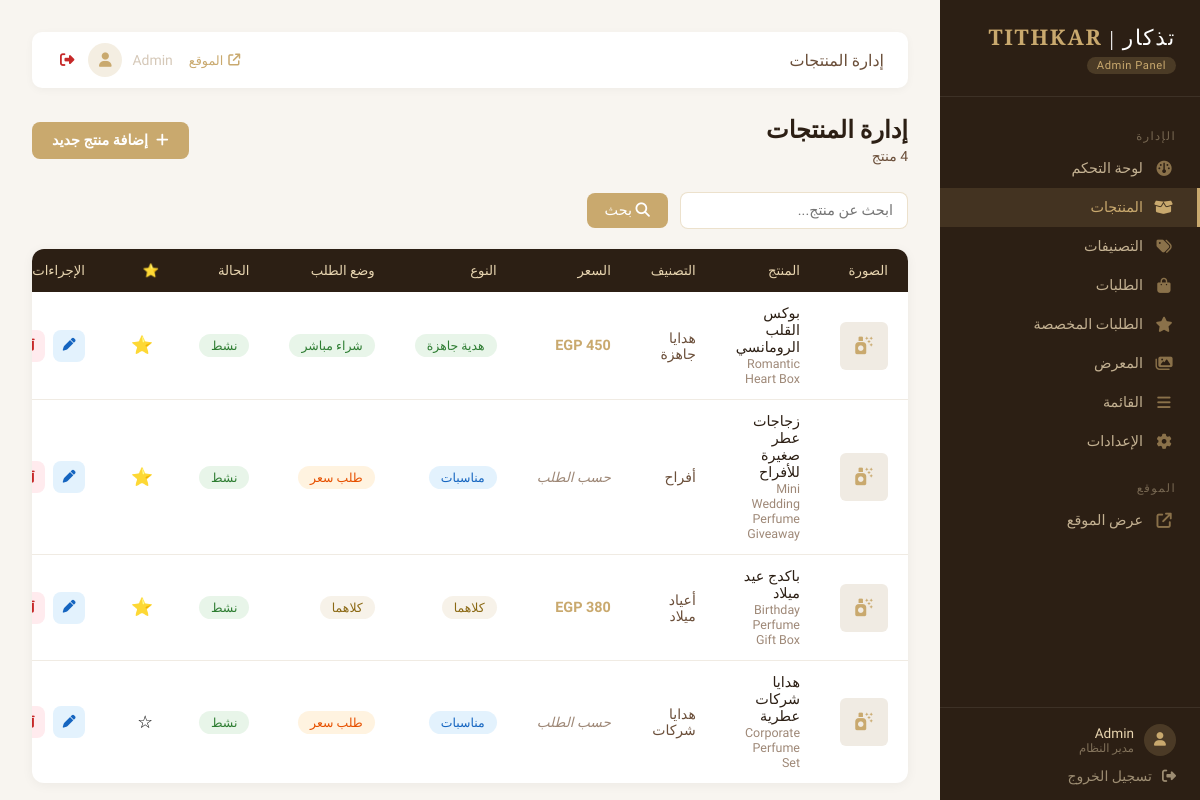
/admin/products.php (signed in), run on the app's committed database.
### tables this page shows
CREATE TABLE IF NOT EXISTS products (
    id                     INT AUTO_INCREMENT PRIMARY KEY,
    name_ar                VARCHAR(255) NOT NULL,
    name_en                VARCHAR(255) NOT NULL,
    slug                   VARCHAR(255) NOT NULL UNIQUE,
    short_description_ar   TEXT,
    short_description_en   TEXT,
    full_description_ar    TEXT,
    full_description_en    TEXT,
    price                  DECIMAL(10,2)  NULL,
    sale_price             DECIMAL(10,2)  NULL,
    category_id            INT            NULL,
    product_type           ENUM('ready_gift','event_giveaway','both') NOT NULL DEFAULT 'ready_gift',
    order_mode             ENUM('buy_now','request_quote','both')     NOT NULL DEFAULT 'buy_now',
    stock_quantity         INT            NOT NULL DEFAULT 0,
    stock_status           ENUM('in_stock','out_of_stock') NOT NULL DEFAULT 'in_stock',
    is_featured            TINYINT(1)     NOT NULL DEFAULT 0,
    preparation_time       VARCHAR(255)   NULL,
    package_contents       TEXT           NULL,
    customization_options  TEXT           NULL,
    status                 ENUM('active','inactive') NOT NULL DEFAULT 'active',
    created_at             DATETIME       NOT NULL DEFAULT NOW(),
    updated_at             DATETIME       NOT NULL DEFAULT NOW() ON UPDATE NOW(),
    CONSTRAINT fk_product_category
        FOREIGN KEY (category_id) REFERENCES categories(id) ON DELETE SET NULL
);

CREATE TABLE IF NOT EXISTS categories (
    id        INT AUTO_INCREMENT PRIMARY KEY,
    name_ar   VARCHAR(255) NOT NULL,
    name_en   VARCHAR(255) NOT NULL,
    slug      VARCHAR(255) NOT NULL UNIQUE,
    type      ENUM('shop','occasion','style','product_type') NOT NULL,
    parent_id INT          NULL DEFAULT NULL,
    status    ENUM('active','inactive') NOT NULL DEFAULT 'active',
    CONSTRAINT fk_category_parent
        FOREIGN KEY (parent_id) REFERENCES categories(id) ON DELETE SET NULL
);

### includes/functions.php (called while the page is built, shortened)
<?php
function sanitize(string $input): string
{
    return htmlspecialchars(trim($input), ENT_QUOTES, 'UTF-8');
}

### admin/products.php (the view, shortened to what this page needs)
<?php
require_once __DIR__ . '/../includes/functions.php';
$search  = sanitize($_GET['search'] ?? '');
$page    = max(1, (int)($_GET['page'] ?? 1));
$perPage = 20;
$offset  = ($page - 1) * $perPage;
$where  = '';
$params = [];
$countStmt = $pdo->prepare("SELECT COUNT(*) FROM products p $where");
$countStmt->execute($params);
$total      = (int) $countStmt->fetchColumn();
$listParams   = array_merge($params, [$perPage, $offset]);
$productsStmt = $pdo->prepare(
    "SELECT p.*, c.name_ar AS category_name,
            pi.image_url AS main_image
     FROM products p
     LEFT JOIN categories c  ON c.id = p.category_id
     LEFT JOIN product_images pi ON pi.product_id = p.id AND pi.is_main = 1
     $where
     ORDER BY p.created_at DESC
     LIMIT ? OFFSET ?"
);
$productsStmt->execute($listParams);
$products = $productsStmt->fetchAll();
$typeLabels = [
    'ready_gift'     => ['badge-active',   'هدية جاهزة'],
    'event_giveaway' => ['badge-new',      'مناسبات'],
    'both'           => ['badge-featured', 'كلاهما'],
];
$modeLabels = [
    'buy_now'       => ['badge-confirmed', 'شراء مباشر'],
    'request_quote' => ['badge-pending',   'طلب سعر'],
    'both'          => ['badge-featured',  'كلاهما'],
];
function pBadge(string $val, array $map): string {
    [$cls, $label] = $map[$val] ?? ['badge-inactive', htmlspecialchars($val, ENT_QUOTES)];
    return '<span class="badge ' . $cls . '">' . $label . '</span>';
}
?>
<!DOCTYPE html>
<html lang="ar" dir="rtl">
<head>
<link rel="stylesheet" href="https://cdnjs.cloudflare.com/ajax/libs/font-awesome/6.5.1/css/all.min.css">
<link rel="stylesheet" href="<?= SITE_URL ?>/assets/css/admin.css">
</head>
<body class="admin-body">
<div class="admin-layout">
<?php include __DIR__ . '/partials/sidebar.php'; ?>
<div class="admin-content">
<?php include __DIR__ . '/partials/topbar.php'; ?>
<div class="admin-page-header">
    <div>
        <h1 class="admin-page-title">إدارة المنتجات</h1>
        <div class="admin-page-subtitle"><?= $total ?> منتج</div>
    </div>
    <a href="product-form.php"
       style="display:inline-flex;align-items:center;gap:8px;padding:10px 20px;
              background:#C9A96E;color:white;border-radius:8px;text-decoration:none;
              font-size:0.9rem;font-weight:600;transition:background .2s;"
       onmouseover="this.style.background='#b8945a'" onmouseout="this.style.background='#C9A96E'">
        <i class="fas fa-plus"></i> إضافة منتج جديد
    </a>
</div>
<form method="GET" class="admin-filter-bar">
    <input type="search" name="search" placeholder="ابحث عن منتج..." value="<?= htmlspecialchars($search, ENT_QUOTES) ?>">
    <button type="submit"
            style="padding:9px 18px;background:#C9A96E;color:white;border:none;
                   border-radius:8px;font-family:inherit;font-size:0.9rem;cursor:pointer;">
        <i class="fas fa-magnifying-glass"></i> بحث
    </button>
</form>
<div class="admin-table-wrap">
    <table>
        <thead>
            <tr>
                <th style="width:60px;">الصورة</th>
                <th>المنتج</th>
                <th>التصنيف</th>
                <th>السعر</th>
                <th>النوع</th>
                <th>وضع الطلب</th>
                <th>الحالة</th>
                <th style="width:40px;">⭐</th>
                <th>الإجراءات</th>
            </tr>
        </thead>
        <tbody>
        <?php if (empty($products)): ?>
            <tr>
                <td colspan="9" style="text-align:center;color:#9E8877;padding:40px;">
                    <?= $search ? 'لا توجد نتائج للبحث عن "' . htmlspecialchars($search, ENT_QUOTES) . '"' : 'لا توجد منتجات بعد' ?>
                </td>
            </tr>
        <?php else: ?>
            <?php foreach ($products as $p): ?>
            <tr>
                <td>
                    <?php if ($p['main_image']): ?>
                    <img src="<?= UPLOAD_URL . htmlspecialchars($p['main_image'], ENT_QUOTES) ?>"
                         alt="" class="thumb-img">
                    <?php else: ?>
                    <div class="thumb-placeholder"><i class="fas fa-spray-can-sparkles"></i></div>
                    <?php endif; ?>
                </td>
                <td>
                    <div style="font-weight:500;max-width:200px;">
                        <?= htmlspecialchars($p['name_ar'], ENT_QUOTES) ?>
                    </div>
                    <div style="font-size:0.78rem;color:#9E8877;">
                        <?= htmlspecialchars($p['name_en'], ENT_QUOTES) ?>
                    </div>
                </td>
                <td style="font-size:0.875rem;color:#6B4F3A;">
                    <?= $p['category_name'] ? htmlspecialchars($p['category_name'], ENT_QUOTES) : '<span style="color:#ccc;">—</span>' ?>
                </td>
                <td style="white-space:nowrap;">
                    <?php if ($p['sale_price']): ?>
                        <span style="text-decoration:line-through;color:#aaa;font-size:0.8rem;">
                            <?= number_format((float)$p['price'], 0) ?>
                        </span>
                        <span style="color:#C9A96E;font-weight:600;">
                            <?= number_format((float)$p['sale_price'], 0) ?> EGP
                        </span>
                    <?php elseif ($p['price']): ?>
                        <span style="color:#C9A96E;font-weight:600;">
                            <?= number_format((float)$p['price'], 0) ?> EGP
                        </span>
                    <?php else: ?>
                        <span style="color:#9E8877;font-size:0.85rem;font-style:italic;">حسب الطلب</span>
                    <?php endif; ?>
                </td>
                <td><?= pBadge($p['product_type'], $typeLabels) ?></td>
                <td><?= pBadge($p['order_mode'], $modeLabels) ?></td>
                <td>
                    <button class="status-toggle-btn"
                            data-pid="<?= (int)$p['id'] ?>"
                            data-status="<?= htmlspecialchars($p['status'], ENT_QUOTES) ?>">
                        <span class="badge <?= $p['status'] === 'active' ? 'badge-active' : 'badge-inactive' ?>">
                            <?= $p['status'] === 'active' ? 'نشط' : 'غير نشط' ?>
                        </span>
                    </button>
                </td>
                <td>
                    <button class="featured-star" data-pid="<?= (int)$p['id'] ?>"
                            data-featured="<?= (int)$p['is_featured'] ?>"
                            title="<?= $p['is_featured'] ? 'إزالة من المميزة' : 'إضافة للمميزة' ?>">
                        <?= $p['is_featured'] ? '⭐' : '☆' ?>
                    </button>
                </td>
                <td>
                    <div class="table-actions">
                        <a href="product-form.php?id=<?= (int)$p['id'] ?>"
                           class="btn-icon btn-icon-edit" title="تعديل">
                            <i class="fas fa-pen"></i>
                        </a>
                        <form method="POST" style="display:inline;"
                              onsubmit="return confirm('هل تريد حذف هذا المنتج نهائياً؟')">
                            <button type="submit" class="btn-icon btn-icon-delete" title="حذف">
                                <i class="fas fa-trash-can"></i>
                            </button>
                        </form>
                    </div>
                </td>
            </tr>
            <?php endforeach; ?>
        <?php endif; ?>
        </tbody>
    </table>
</div>
</div>
</div>
</body>
</html>

### assets/css/admin.css (style rules this page uses)
body.admin-body { direction: rtl; font-family: 'Tajawal', sans-serif; background: #F8F5F0; margin: 0; padding: 0; }
.admin-layout { display: flex; height: 100vh; overflow: hidden; }
.admin-content { flex: 1; overflow-y: auto; background: #F8F5F0; padding: 32px; }
.admin-page-header { display: flex; justify-content: space-between; align-items: center; margin-bottom: 28px; flex-wrap: wrap; gap: 12px; }
.admin-page-title { font-size: 1.5rem; font-weight: 600; color: #2C1F14; margin: 0; }
.admin-page-subtitle { font-size: 0.875rem; color: #6B4F3A; margin-top: 4px; }
.admin-table-wrap { background: #FFFFFF; border-radius: 12px; overflow: hidden; box-shadow: 0 2px 12px rgba(0, 0, 0, 0.05); }
.admin-table-wrap table { width: 100%; border-collapse: collapse; }
.admin-table-wrap th { background: #2C1F14; color: #E8D5B0; padding: 14px 20px; text-align: right; font-weight: 500; font-size: 0.83rem; white-space: nowrap; }
.admin-table-wrap td { padding: 13px 20px; border-bottom: 1px solid #F0EBE3; color: #2C1F14; font-size: 0.9rem; vertical-align: middle; }
.admin-table-wrap tbody tr:last-child td { border-bottom: none; }
.admin-table-wrap .table-actions { display: flex; align-items: center; gap: 8px; justify-content: flex-start; }
.admin-table-wrap .btn-icon { width: 32px; height: 32px; border-radius: 8px; border: none; cursor: pointer; display: inline-flex; align-items: center; justify-content: center; font-size: 0.8rem; transition: background 0.2s ease, color 0.2s ease; text-decoration: none; }
.btn-icon-edit { background: #E3F2FD; color: #1565C0; }
.btn-icon-delete { background: #FFEBEE; color: #C62828; }
.badge { display: inline-block; padding: 4px 12px; border-radius: 20px; font-size: 0.78rem; font-weight: 500; white-space: nowrap; }
.badge-new { background: #E3F2FD; color: #1565C0; }
.badge-pending { background: #FFF3E0; color: #E65100; }
.badge-confirmed { background: #E8F5E9; color: #2E7D32; }
.badge-active { background: #E8F5E9; color: #2E7D32; }
.badge-featured { background: rgba(201, 169, 110, 0.15); color: #8B6914; }
.admin-filter-bar { display: flex; align-items: center; gap: 12px; flex-wrap: wrap; margin-bottom: 20px; }
.admin-filter-bar input[type="search"], .admin-filter-bar select { padding: 9px 14px; border: 1px solid rgba(201, 169, 110, 0.35); border-radius: 8px; font-family: 'Tajawal', sans-serif; font-size: 0.9rem; color: #2C1F14; background: #FFFFFF; }
.admin-filter-bar input[type="search"] { min-width: 220px; }

### admin/products.php (style rules this page uses)
.thumb-placeholder { width:48px;height:48px;border-radius:6px;background:#F0EBE3;display:flex;align-items:center;justify-content:center;color:#C9A96E;font-size:1.1rem; }
.featured-star { background:none;border:none;font-size:1.1rem;cursor:pointer;padding:2px 6px;transition:transform .2s; }
.status-toggle-btn { background:none;border:none;cursor:pointer;padding:0; }

### data on the page
products: name_ar "بوكس القلب الرومانسي", name_en "Romantic Heart Box", category.name_ar "هدايا جاهزة", price "450", label "هدية جاهزة شراء مباشر", status "نشط"
products: name_ar "زجاجات عطر صغيرة للأفراح", name_en "Mini Wedding Perfume Giveaway", category.name_ar "أفراح", shows "حسب الطلب", label "مناسبات طلب سعر", status "نشط"
products: name_ar "باكدج عيد ميلاد", name_en "Birthday Perfume Gift Box", category.name_ar "أعياد ميلاد", price "380", label "كلاهما كلاهما", status "نشط"
products: name_ar "هدايا شركات عطرية", name_en "Corporate Perfume Set", category.name_ar "هدايا شركات", shows "حسب الطلب", label "مناسبات طلب سعر", status "نشط"

### other printed values
$item['label'] "لوحة التحكم"
$item['label'] "المنتجات"
$item['label'] "التصنيفات"
$item['label'] "الطلبات"
$item['label'] "الطلبات المخصصة"
$item['label'] "المعرض"
$item['label'] "القائمة"
$item['label'] "الإعدادات"
$_SESSION['admin_name'] "Admin"
$pageTitle "إدارة المنتجات"
$total "4"
